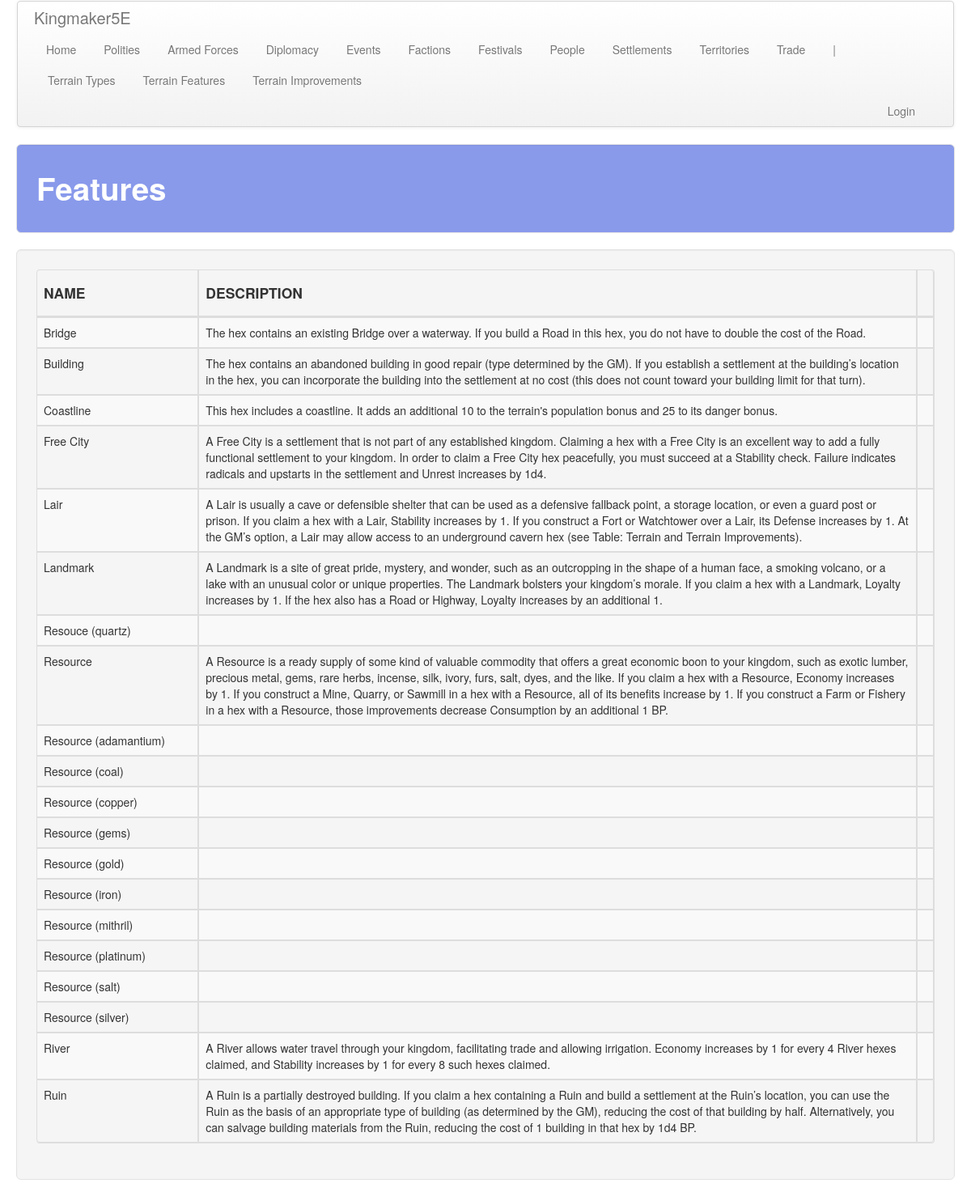
Page /territory/features on the committed database.
### territory/models.py (models this page shows, shortened)
class Feature(models.Model):
    name = models.CharField(max_length=default_max_length)
    desc = models.TextField(default="", blank=True, null=True)
    pop_bonus = models.IntegerField(default=0)
    dan_bonus = models.IntegerField(default=0)
    eco_bonus = models.FloatField(default=0)
    loy_bonus = models.FloatField(default=0)
    sta_bonus = models.FloatField(default=0)
    def_bonus = models.IntegerField(default=0)
    con_bonus = models.IntegerField(default=0)
    inc_bonus = models.IntegerField(default=0)
    unr_bonus = models.IntegerField(default=0)

### territory/views.py (the view)
# urls.py: path('features', views.features, name='features'),
def features(request): return show_all_items(request, app_name, c_obj, c_plural, sort='name')

### territory/templates/territory/features.html (shortened to what this page needs)
<!DOCTYPE html>
{% extends 'territory/base.html' %}
{% block table_header %}
    <th class="th_ccell"><h4>NAME</h4></th>
    <th class="th_ccell"><h4>DESCRIPTION</h4></th>
    <th class="th_ccell"><h4></h4></th>
{% endblock %}
{% block table_body %}
    {% for feature in features %}
        <tr>
            <td class="tb_ccell">{{ feature.name }}</td>
            <td class="tb_lcell" width="80%">{{ feature.desc }}</td>
            <td class="tb_ccell">
            </td>
        </tr>
    {% endfor %}
{% endblock %}

### static/css/custom.css (style rules this page uses)
.th_ccell { text-align: center; padding: 20px 20px 20px 20px; }
.tb_ccell { text-align: center; padding: 20px 20px 20px 20px; }
.tb_lcell { text-align: left; padding: 20px 20px 20px 20px; }

### static/css/hexagons.css (style rules this page uses)
* { margin: 0; padding: 0; }

### rows in the picture
Feature: name "Bridge", desc "The hex contains an existing Bridge over a waterway. If you build a Road in this hex, you do not have to double the cost of the Road."
Feature: name "Building", desc "The hex contains an abandoned building in good repair (type determined by the GM). If you establish a settlement at the building’s location in the hex, you can incorporate the building into the settlement at no cost (this does not count toward your building limit for that turn)."
Feature: name "Coastline", desc "This hex includes a coastline. It adds an additional 10 to the terrain's population bonus and 25 to its danger bonus."
Feature: name "Free City", desc "A Free City is a settlement that is not part of any established kingdom. Claiming a hex with a Free City is an excellent way to add a fully functional settlement to your kingdom. In order to claim a Free City hex peacefully, you must succeed at a Stability check. Failure indicates radicals and upstarts in the settlement and Unrest increases by 1d4."
Feature: name "Lair", desc "A Lair is usually a cave or defensible shelter that can be used as a defensive fallback point, a storage location, or even a guard post or prison. If you claim a hex with a Lair, Stability increases by 1. If you construct a Fort or Watchtower over a Lair, its Defense increases by 1. At the GM’s option, a Lair may allow access to an underground cavern hex (see Table: Terrain and Terrain Improvements)."
Feature: name "Landmark", desc "A Landmark is a site of great pride, mystery, and wonder, such as an outcropping in the shape of a human face, a smoking volcano, or a lake with an unusual color or unique properties. The Landmark bolsters your kingdom’s morale. If you claim a hex with a Landmark, Loyalty increases by 1. If the hex also has a Road or Highway, Loyalty increases by an additional 1."
Feature: name "Resouce (quartz)"
Feature: name "Resource", desc "A Resource is a ready supply of some kind of valuable commodity that offers a great economic boon to your kingdom, such as exotic lumber, precious metal, gems, rare herbs, incense, silk, ivory, furs, salt, dyes, and the like. If you claim a hex with a Resource, Economy increases by 1. If you construct a Mine, Quarry, or Sawmill in a hex with a Resource, all of its benefits increase by 1. If you construct a Farm or Fishery in a hex with a Resource, those improvements decrease Consumption by an additional 1 BP."
Feature: name "Resource (adamantium)"
Feature: name "Resource (coal)"
Feature: name "Resource (copper)"
Feature: name "Resource (gems)"
Feature: name "Resource (gold)"
Feature: name "Resource (iron)"
Feature: name "Resource (mithril)"
Feature: name "Resource (platinum)"
Feature: name "Resource (salt)"
Feature: name "Resource (silver)"
Feature: name "River", desc "A River allows water travel through your kingdom, facilitating trade and allowing irrigation. Economy increases by 1 for every 4 River hexes claimed, and Stability increases by 1 for every 8 such hexes claimed."
Feature: name "Ruin", desc "A Ruin is a partially destroyed building. If you claim a hex containing a Ruin and build a settlement at the Ruin’s location, you can use the Ruin as the basis of an appropriate type of building (as determined by the GM), reducing the cost of that building by half. Alternatively, you can salvage building materials from the Ruin, reducing the cost of 1 building in that hex by 1d4 BP."

### other values in the picture
{{ title }} "Features"
